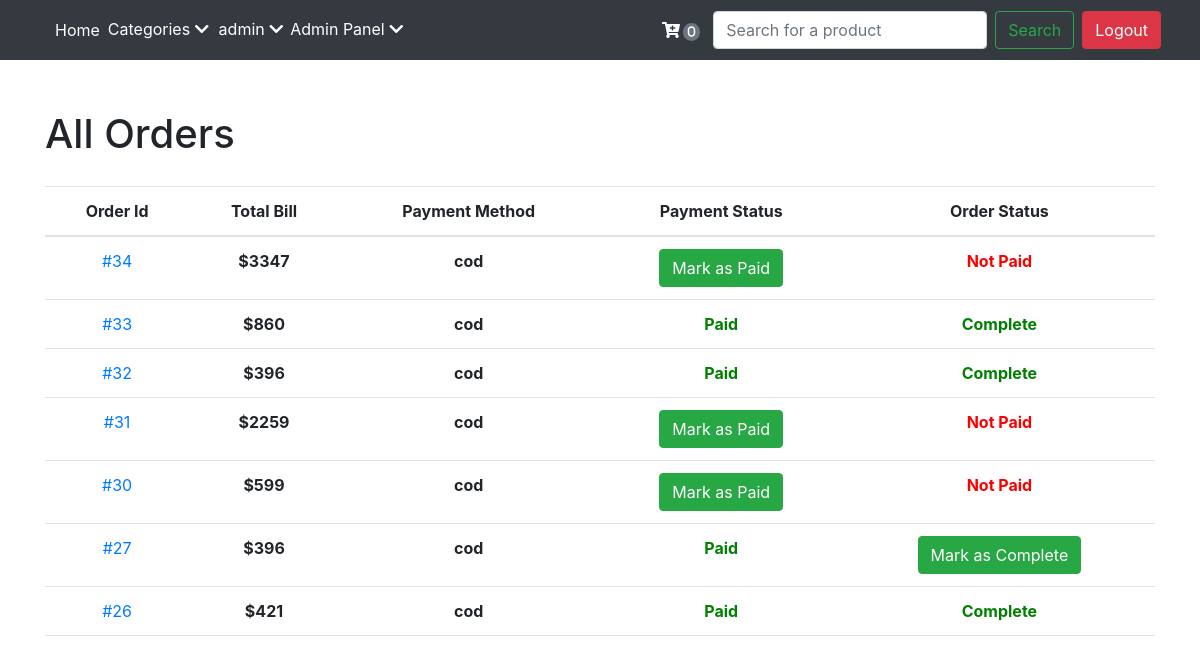
/manageOrder.php (signed in), run on an earlier commit of the app's database.
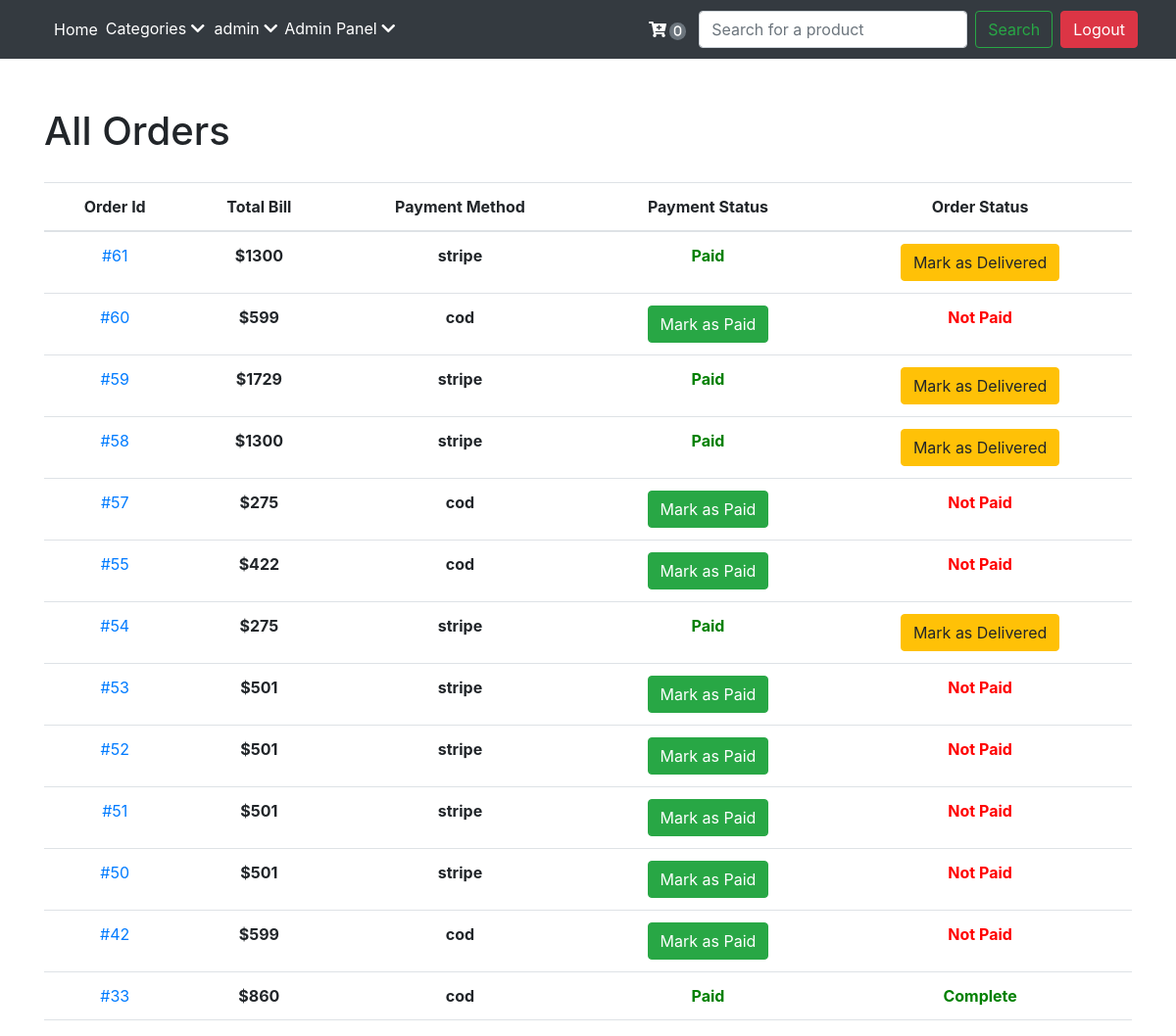
And on a later commit of the database.
### tables this page shows
CREATE TABLE `orders` (
  `order_id` int(11) NOT NULL,
  `order_user_id` int(11) DEFAULT NULL,
  `cart` text NOT NULL,
  `bill` int(11) NOT NULL,
  `order_status` varchar(255) NOT NULL DEFAULT 'Not Delivered',
  `payment_status` varchar(25) NOT NULL DEFAULT 'Not Paid',
  `payment_method` varchar(25) NOT NULL,
  `order_time` datetime NOT NULL DEFAULT current_timestamp()
);

### manageOrder.php (the view, shortened to what this page needs)
<!DOCTYPE html>
<html lang="en">
<head>
</head>
<body>
    <?php
    if(!isset($_SESSION['user_type'])||$_SESSION['user_type']!='admin'){
        header("location: /store/index.php");
    }
    else{
        include 'partials/_header.php';
        include 'partials/_dbconnect.php';
        echo'
        <div class="container">
            <h1 style= "padding-top: 50px; padding-bottom: 20px;">All Orders</h1>
                <div class="row">
                <div class="col-sm-12 col-md-12 col-md-offset-1">
                    <table class="table table-hover">
                        <thead>
                            <tr>
                                <th class="text-center">Order Id</th>
                                <th class="text-center">Total Bill</th>
                                <th class="text-center">Payment Method</th>
                                <th class="text-center">Payment Status</th>
                                <th class="text-center">Order Status</th>
                            </tr>
                        </thead>
                <tbody>
                ';
                    $sql = "SELECT * FROM `orders` ORDER BY `orders`.`order_id` DESC";
                    $result = mysqli_query($conn, $sql);
                    $num = mysqli_num_rows($result);
                    if ($num>0){
                        while($row = mysqli_fetch_assoc($result)){
                        $orderId = $row['order_id'];
                        $paymentMethod = $row['payment_method'];
                        $amountPaid = $row['bill'];
                        $status = $row['order_status'];
                        $payStatus = $row['payment_status'];
                        echo'
                <tr>
                <td class="text-center">
                <a href="/store/orderPage.php?orderId='.$orderId.'"><span>#'.$orderId.'</span></a>
                </td>
                <td class="text-center"><strong>$'.$amountPaid.'</strong></td>
                <td class="text-center"><strong>'.$paymentMethod.'</strong></td>';
                if($payStatus == 'Not Paid'){
                    echo'
                    <td class="text-center">
                    <form action="/store/partials/_markAsPaid.php" method="post">
                    <input type="hidden" name="orderId" value="'.$orderId.'">
                    <button type="submit" class="btn btn-success">Mark as Paid</button>
                    </form>
                    </td>
                    <td class="text-center"><strong style="color: red;">'.$payStatus.'</strong></td>
                    ';
                }
                else{
                    echo'
                    <td class="text-center"><strong style="color: green;">'.$payStatus.'</strong></td>
                    ';
                if($status=="Not Delivered"){
                    echo'
                    <td class="text-center">
                    <form method="post" action="/store/partials/_handleOrderStatus.php">
                    <input type="hidden" name="orderId" value="'.$orderId.'">
                    <input type="hidden" name="status" value="'.$status.'">
                    <button type="submit" class="btn btn-warning">Mark as Delivered</button>
                    </form>
                    </td>';
                }else if($status=="on the way"){
                    echo'
                    <td class="text-center">
                    <form method="post" action="/store/partials/_handleOrderStatus.php">
                    <input type="hidden" name="orderId" value="'.$orderId.'">
                    <input type="hidden" name="status" value="'.$status.'">
                    <button type="submit" class="btn btn-success">Mark as Complete</button>
                    </form>
                    </td>';
                }
                else{
                    echo'
                    <td class="text-center"><strong style="color: green;">'.$status.'</strong></td>
                    ';
                }
                }
                echo
                '</tr>
        </a>';
                }}
                ;}
    ?>
</body>
</html>

### partials/_header.php (shortened to what this page needs)
<!DOCTYPE html>
<html lang="en">
<head>
    <link rel="stylesheet" type="text/css" href="/store/partials/_header.css">
    <link href="https://cdn.jsdelivr.net/npm/bootstrap@5.2.2/dist/css/bootstrap.min.css" rel="stylesheet"
>
    <link rel="stylesheet" href="https://stackpath.bootstrapcdn.com/bootstrap/4.3.1/css/bootstrap.min.css">
    <link rel="stylesheet" href="https://use.fontawesome.com/releases/v5.7.2/css/all.css">
</head>
<body>
    <nav class="navbar navbar-expand-lg navbar-dark bg-dark">
        <div class="container-fluid">
            <div class="collapse navbar-collapse" id="navbarSupportedContent">
                <ul class="navbar-nav me-auto mb-2 mb-lg-0">
                    <li class="nav-item">
                        <a class="nav-link s1" aria-current="page" href="/store/index.php">Home</a>
                    </li>
                    <?php
                    if(isset($_SESSION['loggedIn']) && $_SESSION['loggedIn']==true){
                        echo'<li><a style="margin-right: 5px; padding-top: 7px" class="s1">Categories <i
                                class="fa fa-chevron-down"></i></a>';
                    }else{
                        echo'<li><a style="margin-right: 5px;padding-top: 7px ;width: 100px" class="s1">Categories <i
                                class="fa fa-chevron-down"></i></a>';
                    }
                    ?>
                    <ul>
                        <?php
                    echo'
                       </ul>
                    </li>';
                    if(isset($_SESSION['loggedIn']) && $_SESSION['loggedIn']==true){
                        $curUserName = $_SESSION['user_name'];
                    echo'
                    <li id="drop"><a style="margin-left: 5px; padding-top: 7px" class="s1">'.$curUserName.' <i class="fa fa-chevron-down"></i></a></a>
                    <ul>
                        <li class="nav-item"><a  class="nav-link s1" href="/store/userProfile.php">User Profile</a></li>
                        <li class="nav-item"><a  class="nav-link s1" href="/store/changePassword.php">Change Password</a></li>
                    </ul>
                    </li>';
                    if($_SESSION['user_type'] == 'admin'){
                        echo'
                        <li class="s1" style="margin-left: 7px; padding-top: 7px"><a href="">Admin Panel <i
                                class="fa fa-chevron-down"></i></a>
                            <ul>
                                <li class="nav-item"><a  class="nav-link s1" href="/store/manageUser.php">Manage Users</a></li>
                                <li class="nav-item"><a  class="nav-link s1" href="/store/manageProduct.php">Manage Products</a></li>
                                <li class="nav-item"><a  class="nav-link s1" href="/store/manageOrder.php">Manage Orders</a></li>
                            </ul>
                        </li>';
                    }
                    }
                ?>
                    </ul>
                    <?php
                            $c=0;
                            echo'
                                <a href="/store/shoppingCart.php" style="padding: 10px; margin-right: 3px" class="s1 rounded-circle"><i class="fa fa-cart-plus" aria-hidden="true"><span class=" badge rounded-pill bg-secondary" style="margin-left: 3px;">'.$c.'</span></i></a>'
                            ;?>
                <form class="d-flex" role="search" action="/store/searchPage.php" method="get">
                    <input class="form-control me-2" type="search" placeholder="Search for a product"
                        aria-label="Search" name="search">
                    <button class="btn btn-outline-success" type="submit">Search</button>
                </form>
                <?php
                    if(isset($_SESSION['loggedIn']) && $_SESSION['loggedIn']==true){
                    echo' <ul>
                    <li class="nav-item"><a  class="btn btn-danger mx-2" href="/store/logout.php">Logout</a></li>
                    </ul>';
                }else{
                    echo'
                    <button class="btn btn-primary nav-item mx-2"><a href="/store/signup.php">Signup</a></button>
                    <button class="btn btn-success nav-item"><a href="/store/login.php">Login</a></button>
                    ';
                }
                ?>
            </div>
        </div>
    </nav>
</body>
</html>

### partials/_header.css (style rules this page uses)
nav ul { padding: 0; margin: 0; list-style: none; position: relative; }
nav ul li { display:inline-block; }
nav a { display:block; color:#FFF !important; text-decoration:none !important; }

What changed in the data, as far as the page shows it:
removed orders: order_id "34", bill "3347", payment_method "cod", payment_status "Not Paid"
removed orders: order_id "32", bill "396", payment_method "cod", payment_status "Paid", order_status "Complete"
removed orders: order_id "31", bill "2259", payment_method "cod", payment_status "Not Paid"
removed orders: order_id "30", bill "599", payment_method "cod", payment_status "Not Paid"
removed orders: order_id "27", bill "396", payment_method "cod", payment_status "Paid"
removed orders: order_id "26", bill "421", payment_method "cod", payment_status "Paid", order_status "Complete"
added orders: order_id "61", bill "1300", payment_method "stripe", payment_status "Paid"
added orders: order_id "60", bill "599", payment_method "cod", payment_status "Not Paid"
added orders: order_id "59", bill "1729", payment_method "stripe", payment_status "Paid"
added orders: order_id "58", bill "1300", payment_method "stripe", payment_status "Paid"
added orders: order_id "57", bill "275", payment_method "cod", payment_status "Not Paid"
added orders: order_id "55", bill "422", payment_method "cod", payment_status "Not Paid"
added orders: order_id "54", bill "275", payment_method "stripe", payment_status "Paid"
added orders: order_id "53", bill "501", payment_method "stripe", payment_status "Not Paid"
added orders: order_id "52", bill "501", payment_method "stripe", payment_status "Not Paid"
added orders: order_id "51", bill "501", payment_method "stripe", payment_status "Not Paid"
added orders: order_id "50", bill "501", payment_method "stripe", payment_status "Not Paid"
added orders: order_id "42", bill "599", payment_method "cod", payment_status "Not Paid"
